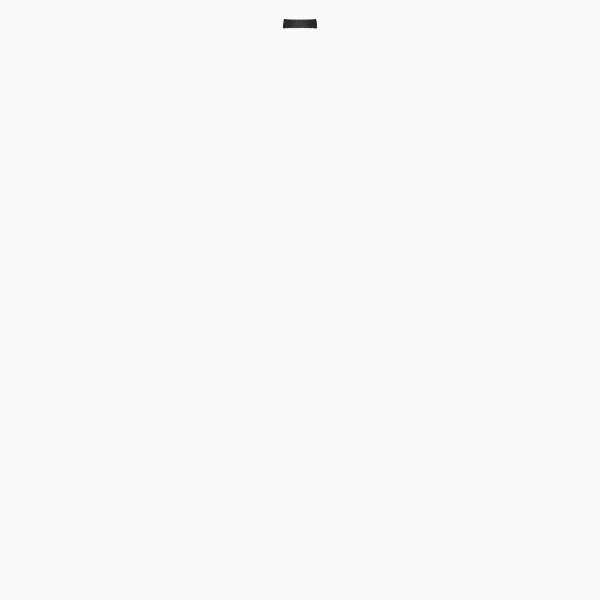
Frame 1 (no input)
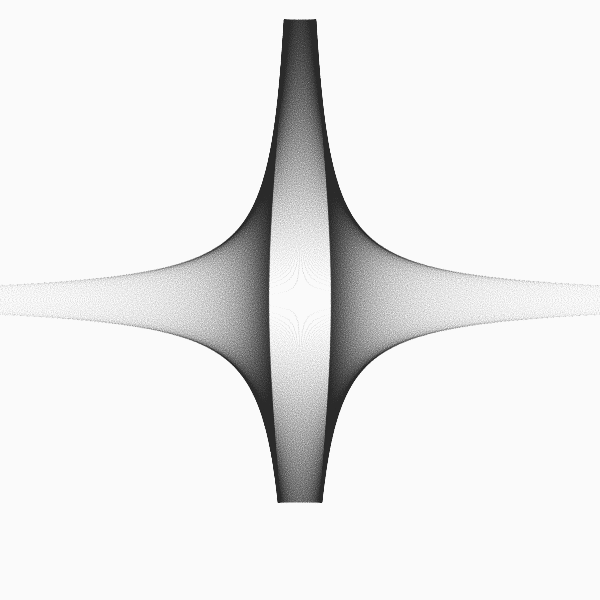
Frame 60 (the mouse pressed at the canvas centre just before this capture)
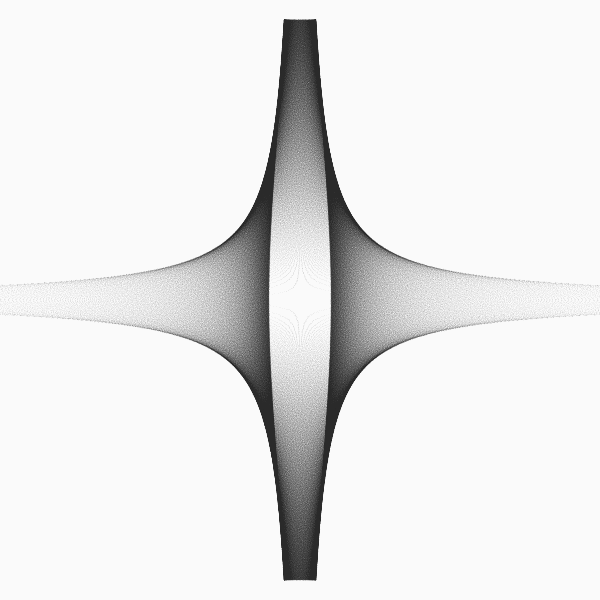
Frame 120 (the mouse held since frame 60 and released just before this capture)

The Processing sketch that drew these frames (run headless with seeded random() and noise(); from frame 60 on, the mouse is pressed at the canvas centre):

// Processing sketch: build
// ── build.pde
// Variations on Fractal Flames : Part_04
// https://generateme.wordpress.com/2016/04/11/folds/
// plot our second function : hyperbolic ( uses polar coordinates to calc x and y )

float x1, y1, x2, y2; // function domain
float step; // step within domain
float y;
boolean go = true;

void setup() {
  size(600, 600);
  background(250);
  smooth(8);
  noFill();
  stroke(20, 15);
  strokeWeight(0.9);

  x1 = y1 = -3;
  x2 = y2 = 3;
  y = y1;
  step = ( x2 - x1 ) / ( 2.321 * width );
}

void draw() {
  if (go) {
    for ( int i = 0; ( i < 20 )&go; i++ ) { // draw 20 lines at once
      for ( float x = x1; x <= x2; x += step ) {
        drawVariation(x, y);
      }
      y += step;
      if ( y > y2 ) {
        go = false;
        println( "done" );
      }
    }
  }
}

void drawVariation( float x, float y ) {
  PVector v = new PVector(x, y);
  float amount = 1.0;

  /* v = sinusoidal(v, amount); */
  v = hyperbolic(v, amount);

  float xx = map( v.x+0.003*randomGaussian(), x1, x2, 20, width-20 );
  float yy = map( v.y+0.003*randomGaussian(), y1, y2, 20, height-20 );
  point( xx, yy );
}

PVector sinusoidal(PVector v, float amount) {
  return new PVector( amount * sin( v.x ), amount * sin( v.y ) );
}

PVector hyperbolic( PVector v, float amount ) {
  float r = v.mag() + 1.0e-10;
  float theta = atan2( v.x, v.y );
  float x = amount * sin( theta ) / r;
  float y = amount * cos( theta ) * r;
  return new PVector( x, y );
}
